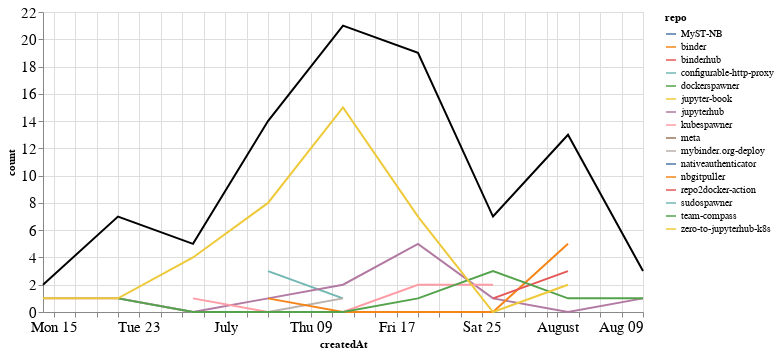

The code cell stored with this chart in its notebook:
### Markdown cell above
## Comments

### Code cell
comments_time = comments.groupby('repo').resample('W', on='createdAt').count()['author'].reset_index()
comments_time = comments_time.rename(columns={'author': 'count'})
comments_time_total = comments_time.groupby('createdAt').agg({"count": "sum"}).reset_index()
ch1 = alt.Chart(comments_time, width=600).mark_line().encode(
    x='createdAt',
    y='count',
    color='repo',
    tooltip="repo"
)

ch2 = alt.Chart(comments_time_total, width=600).mark_line(color="black").encode(
    x='createdAt',
    y='count',
)

ch1 + ch2

### Figure 1 — Vega-Lite specification as saved in the notebook (floating-point values rounded to 4 significant figures)
{"config": {"axisLeft": {"labelFontSize": 15}, "axisBottom": {"labelFontSize": 15}}, "layer": [{"data": {"name": "data-8e45d75031bbf71b35a299a4c12bd058"}, "mark": "line", "encoding": {"color": {"type": "nominal", "field": "repo"}, "tooltip": {"type": "nominal", "field": "repo"}, "x": {"type": "temporal", "field": "createdAt"}, "y": {"type": "quantitative", "field": "count"}}, "width": 600}, {"data": {"name": "data-e54d8ed511e9419ce62273132ca7aa62"}, "mark": {"type": "line", "color": "black"}, "encoding": {"x": {"type": "temporal", "field": "createdAt"}, "y": {"type": "quantitative", "field": "count"}}, "width": 600}], "$schema": "https://vega.github.io/schema/vega-lite/v4.8.1.json", "datasets": {"data-8e45d75031bbf71b35a299a4c12bd058": [{"repo": "MyST-NB", "createdAt": "2020-08-02T00:00:00", "count": 2}, {"repo": "binder", "createdAt": "2020-07-19T00:00:00", "count": 2}, {"repo": "binderhub", "createdAt": "2020-08-09T00:00:00", "count": 1}, {"repo": "configurable-http-proxy", "createdAt": "2020-07-05T00:00:00", "count": 3}, {"repo": "configurable-http-proxy", "createdAt": "2020-07-12T00:00:00", "count": 1}, {"repo": "dockerspawner", "createdAt": "2020-07-05T00:00:00", "count": 1}, {"repo": "jupyter-book", "createdAt": "2020-07-12T00:00:00", "count": 1}, {"repo": "jupyterhub", "createdAt": "2020-06-14T00:00:00", "count": 1}, {"repo": "jupyterhub", "createdAt": "2020-06-21T00:00:00", "count": 1}, {"repo": "jupyterhub", "createdAt": "2020-06-28T00:00:00", "count": 0}, {"repo": "jupyterhub", "createdAt": "2020-07-05T00:00:00", "count": 1}, {"repo": "jupyterhub", "createdAt": "2020-07-12T00:00:00", "count": 2}, {"repo": "jupyterhub", "createdAt": "2020-07-19T00:00:00", "count": 5}, {"repo": "jupyterhub", "createdAt": "2020-07-26T00:00:00", "count": 1}, {"repo": "jupyterhub", "createdAt": "2020-08-02T00:00:00", "count": 0}, {"repo": "jupyterhub", "createdAt": "2020-08-09T00:00:00", "count": 1}, {"repo": "kubespawner", "createdAt": "2020-06-28T00:00:00", "count": 1}, {"repo": "kubespawner", "createdAt": "2020-07-05T00:00:00", "count": 0}, {"repo": "kubespawner", "createdAt": "2020-07-12T00:00:00", "count": 0}, {"repo": "kubespawner", "createdAt": "2020-07-19T00:00:00", "count": 2}, {"repo": "kubespawner", "createdAt": "2020-07-26T00:00:00", "count": 2}, {"repo": "meta", "createdAt": "2020-07-19T00:00:00", "count": 2}, {"repo": "mybinder.org-deploy", "createdAt": "2020-06-21T00:00:00", "count": 1}, {"repo": "mybinder.org-deploy", "createdAt": "2020-06-28T00:00:00", "count": 0}, {"repo": "mybinder.org-deploy", "createdAt": "2020-07-05T00:00:00", "count": 0}, {"repo": "mybinder.org-deploy", "createdAt": "2020-07-12T00:00:00", "count": 1}, {"repo": "nativeauthenticator", "createdAt": "2020-07-12T00:00:00", "count": 1}, {"repo": "nbgitpuller", "createdAt": "2020-07-05T00:00:00", "count": 1}, {"repo": "nbgitpuller", "createdAt": "2020-07-12T00:00:00", "count": 0}, {"repo": "nbgitpuller", "createdAt": "2020-07-19T00:00:00", "count": 0}, {"repo": "nbgitpuller", "createdAt": "2020-07-26T00:00:00", "count": 0}, {"repo": "nbgitpuller", "createdAt": "2020-08-02T00:00:00", "count": 5}, {"repo": "repo2docker-action", "createdAt": "2020-07-26T00:00:00", "count": 1}, {"repo": "repo2docker-action", "createdAt": "2020-08-02T00:00:00", "count": 3}, {"repo": "sudospawner", "createdAt": "2020-06-21T00:00:00", "count": 3}, {"repo": "team-compass", "createdAt": "2020-06-21T00:00:00", "count": 1}, {"repo": "team-compass", "createdAt": "2020-06-28T00:00:00", "count": 0}, {"repo": "team-compass", "createdAt": "2020-07-05T00:00:00", "count": 0}, {"repo": "team-compass", "createdAt": "2020-07-12T00:00:00", "count": 0}, {"repo": "team-compass", "createdAt": "2020-07-19T00:00:00", "count": 1}, {"repo": "team-compass", "createdAt": "2020-07-26T00:00:00", "count": 3}, {"repo": "team-compass", "createdAt": "2020-08-02T00:00:00", "count": 1}, {"repo": "team-compass", "createdAt": "2020-08-09T00:00:00", "count": 1}, {"repo": "zero-to-jupyterhub-k8s", "createdAt": "2020-06-14T00:00:00", "count": 1}, {"repo": "zero-to-jupyterhub-k8s", "createdAt": "2020-06-21T00:00:00", "count": 1}, {"repo": "zero-to-jupyterhub-k8s", "createdAt": "2020-06-28T00:00:00", "count": 4}, {"repo": "zero-to-jupyterhub-k8s", "createdAt": "2020-07-05T00:00:00", "count": 8}, {"repo": "zero-to-jupyterhub-k8s", "createdAt": "2020-07-12T00:00:00", "count": 15}, {"repo": "zero-to-jupyterhub-k8s", "createdAt": "2020-07-19T00:00:00", "count": 7}, {"repo": "zero-to-jupyterhub-k8s", "createdAt": "2020-07-26T00:00:00", "count": 0}, {"repo": "zero-to-jupyterhub-k8s", "createdAt": "2020-08-02T00:00:00", "count": 2}], "data-e54d8ed511e9419ce62273132ca7aa62": [{"createdAt": "2020-06-14T00:00:00", "count": 2}, {"createdAt": "2020-06-21T00:00:00", "count": 7}, {"createdAt": "2020-06-28T00:00:00", "count": 5}, {"createdAt": "2020-07-05T00:00:00", "count": 14}, {"createdAt": "2020-07-12T00:00:00", "count": 21}, {"createdAt": "2020-07-19T00:00:00", "count": 19}, {"createdAt": "2020-07-26T00:00:00", "count": 7}, {"createdAt": "2020-08-02T00:00:00", "count": 13}, {"createdAt": "2020-08-09T00:00:00", "count": 3}]}}
